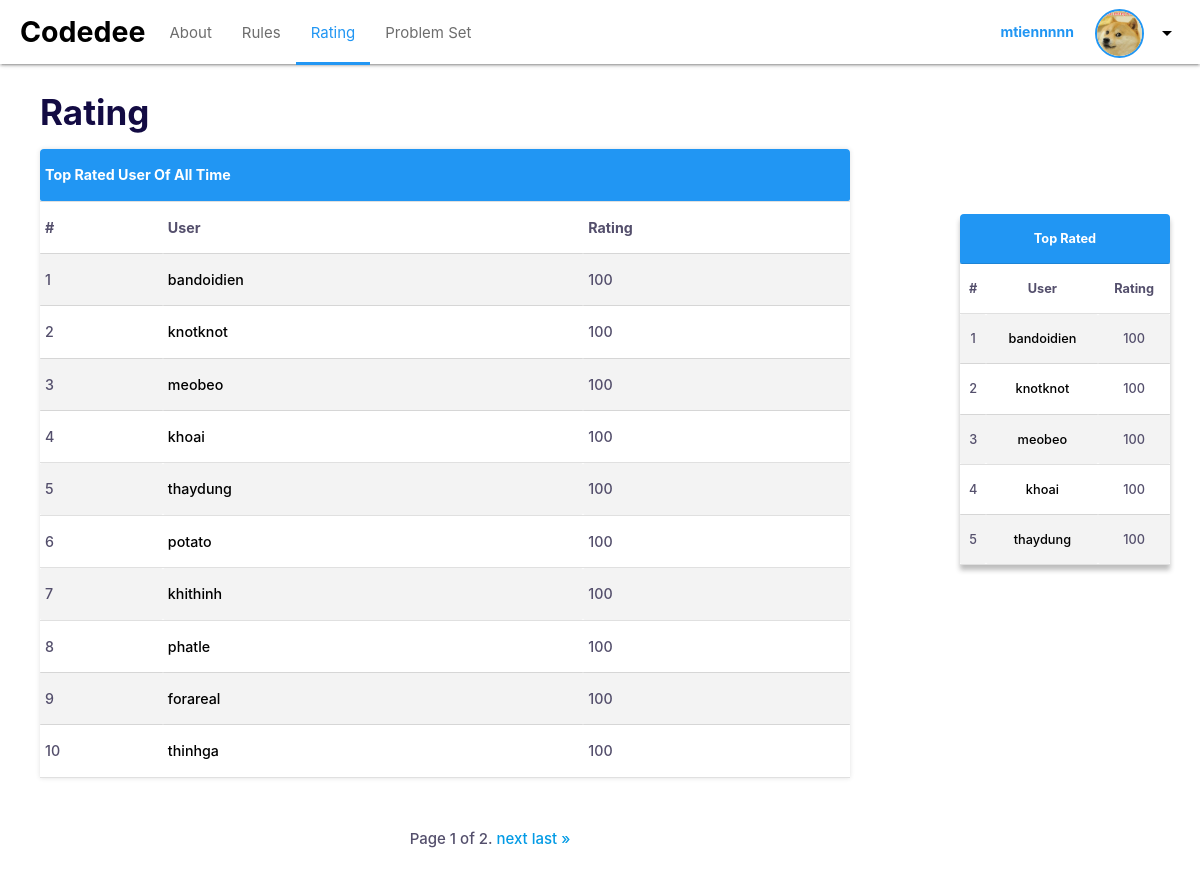
/ranking/ (signed in), run on the app's committed database.
### home/models.py (models this page shows)
class User(AbstractUser):
    username = models.CharField(unique=True, max_length=200, null=True)
    bio = models.TextField(null=False, default="Hello Codedee User", blank=True)
    avatar = models.ImageField(null=True, default="avatar.png", blank=False)
    points = models.IntegerField(null=False, default=100, blank=False)

### home/views.py (the view)
# urls.py: path('ranking/', views.ranking, name='ranking'),
def ranking(request):
    user = User.objects.all().order_by('-points')
    paginator = Paginator(user, 10)
    page_num = request.GET.get('page')
    page_obj = paginator.get_page(page_num)
    context = {'users': user, 'page_obj':page_obj}
    return render(request, 'pages/ranking.html', context)

### home/templates/pages/ranking.html (shortened to what this page needs)
{% extends 'pages/index.html' %}
{% block main-container-content %}
    <div class="main-content">
        <h3 class="big-message-main-page">Rating</h3>
        <div class="main-nav-container">
            <table class="ranking-table ranking-full">
                <thead style="color:white;">
                <tr>
                    <th colspan="3">Top Rated User Of All Time</th>
                </tr>
                </thead>
                <tbody>
                <tr style="font-weight:bold;">
                    <td>#</td>
                    <td>User</td>
                    <td>Rating</td>
                </tr>
                {% for users in page_obj %}
                <tr>
                    <td>{{ forloop.counter0|add:page_obj.start_index }}</td>
                    <td><a href="{% url 'profile' users.username %}">{{users.username}}</a></td>
                    <td>{{users.points}}</td>
                </tr>
                {% endfor %}
                </tbody>
            </table>
            <div class="pagination" style="text-align: center; margin-top: 50px;">
                <span class="step-links">
                    <span class="current">
                        Page {{ page_obj.number }} of {{ page_obj.paginator.num_pages }}.
                    </span>
                    {% if page_obj.has_next %}
                        <a href="?page={{ page_obj.next_page_number }}">next</a>
                        <a href="?page={{ page_obj.paginator.num_pages }}">last &raquo;</a>
                    {% endif %}
                </span>
            </div><br><br><br>
        </div>
    </div>
    <div class="side-content">
        {% include 'pages/ranking_table.html' %}
    </div>
{% endblock %}

### home/templates/pages/navbar.html (shortened to what this page needs)
<div class="navbar-fixed">
    <nav>
      <div class="nav-wrapper white darken-2 custom-shadow">
        <a href="{% url 'index' %}" class="brand-logo black-text left">Codedee</a>
        <div class="nav-elements">
          <ul class="left">
            <li><a href="{% url 'about' %}" class="waves-effect waves-teal {% if request.resolver_match.url_name == 'about' %}blue-text active-nav-ele{% endif %}" style="color:#6D6D6D;">About</a></li>
            <li><a href="{% url 'rules' %}" class="waves-effect waves-teal {% if request.resolver_match.url_name == 'rules' %}blue-text active-nav-ele{% endif %}" style="color:#6D6D6D;">Rules</a></li>
            <li><a href="{% url 'ranking' %}" class="waves-effect waves-teal {% if request.resolver_match.url_name == 'ranking' %}blue-text active-nav-ele{% endif %}" style="color:#6D6D6D;">Rating</a></li>
            <li><a href="{% url 'problem_set' %}" class="waves-effect waves-teal {% if request.resolver_match.url_name == 'problem_set' %}blue-text active-nav-ele{% endif %}" style="color:#6D6D6D;">Problem Set</a></li>
          </ul>
          <ul class="right hide-on-med-and-down">
            {% if request.user.is_authenticated %}
              <li><a href="{% url 'profile' request.user.username %}" class="btn-flat sign-in-float-btn waves-effect waves-light" style="text-transform: none;margin-right: -10px;">{{request.user.username}}</a></li>
              <li>{% include 'pages/dropdown_profile.html' %}</li>
            {% else %}
              <li><a href="{% url 'login' %}" class="btn-flat sign-in-float-btn waves-effect waves-light" style="text-transform: none;margin-right: -10px;">Log in</a></li>
              <li><a href="{% url 'register' %}" class="waves-effect waves-light blue btn sign-up-btn">Register</a></li>
            {% endif %}
          </ul>
        </div>
      </div>
    </nav>
  </div>

### home/templates/pages/dropdown_profile.html (shortened to what this page needs)
    <div class="hmm">
        <div class="dropdown_header">
            <a href='{% url 'profile' request.user.username %}'>
                <div class="dropdown_avatar avatar--medium">
                    <img src="{{ request.user.avatar.url }}"/>
                </div>
            </a>
            <button class="dropdown-trigger" data-target="dropdown1">
                <i class="material-icons">arrow_drop_down</i>
            </button>
        </div>

### home/templates/pages/ranking_table.html
            <table class="centered ranking-table">
                <thead style="color:white;">
                  <tr>
                      <th colspan="3">Top Rated</th>
                  </tr>
                </thead>
                <tbody>
                  <tr style="font-weight:bold;">
                    <td>#</td>
                    <td>User</td>
                    <td>Rating</td>
                  </tr>
                  {% for users in users %}
                    {% if forloop.counter <= 5 %}
                  <tr>
                    <td>{{forloop.counter}}</td>
                    <td><a href="{% url 'profile' users.username %}">{{users.username}}</a></td>
                    <td>{{users.points}}</td>
                  </tr>
                    {% endif %}
                  {% endfor %}
                </tbody>
              </table>

### data on the page
User: user.username "mtiennnnn", user.avatar (picture)
User: username "bandoidien", points "100"
User: username "knotknot", points "100"
User: username "meobeo", points "100"
User: username "khoai", points "100"
User: username "thaydung", points "100"
User: username "potato", points "100"
User: username "khithinh", points "100"
User: username "phatle", points "100"
User: username "forareal", points "100"
User: username "thinhga", points "100"

### other printed values
{{ page_obj.number }} "1"
{{ page_obj.paginator.num_pages }} "2"
